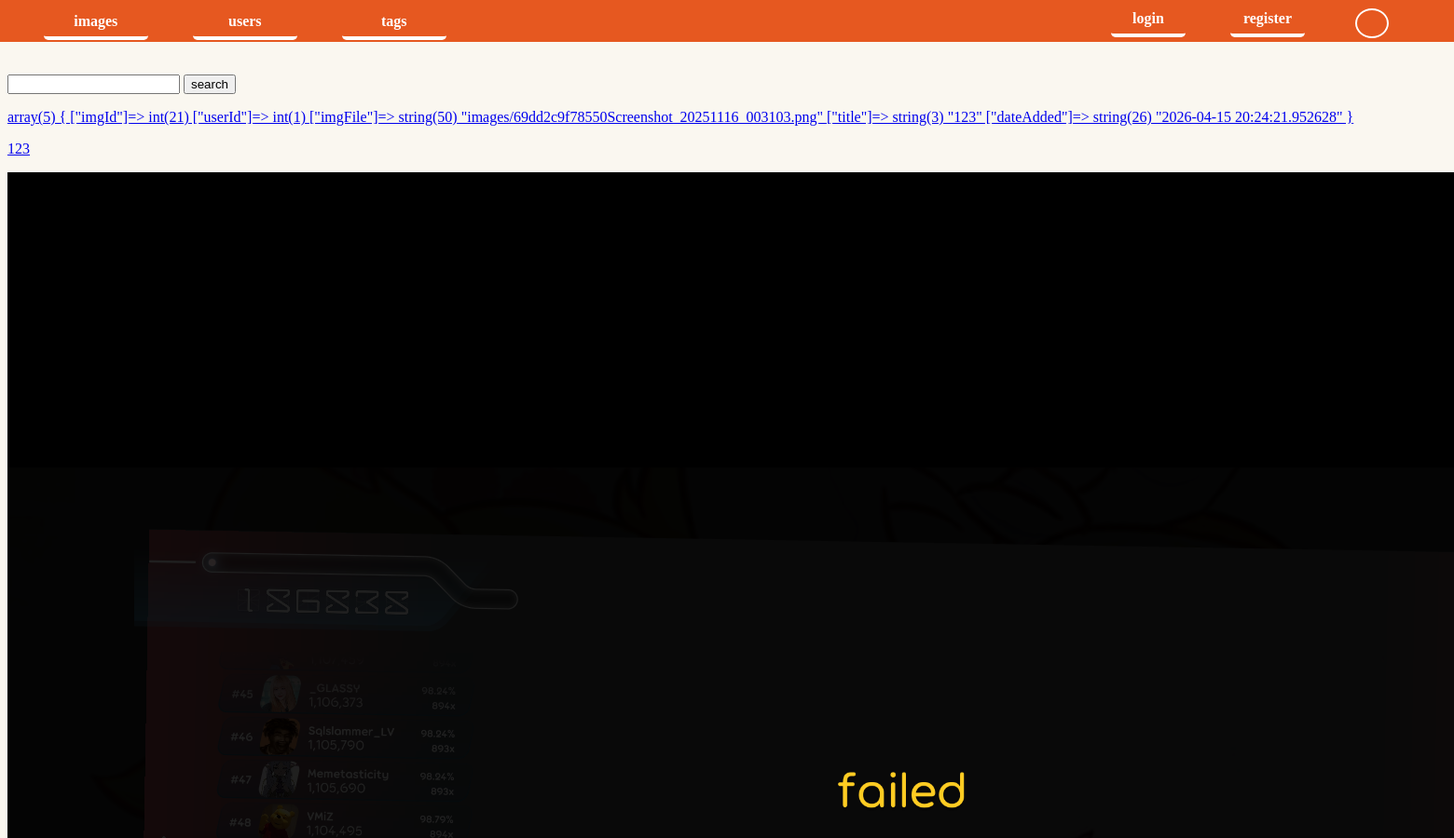
Before: / (upper part) with the older database file.
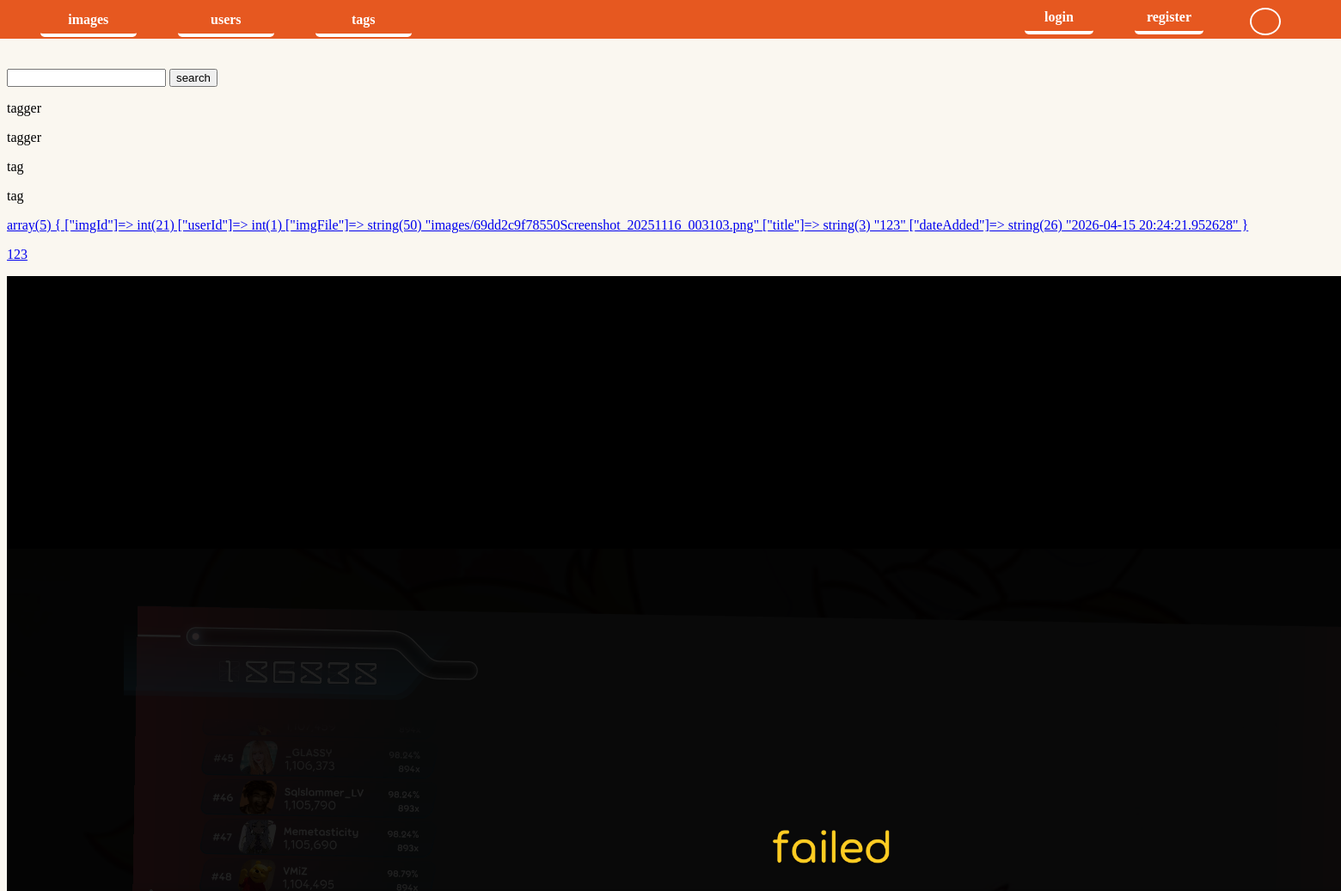
After: the same page with the newer database file.
### tables this page shows
CREATE TABLE `images` (
  `imgId` int(255) NOT NULL,
  `userId` int(255) NOT NULL,
  `imgFile` varchar(255) NOT NULL,
  `title` varchar(255) NOT NULL,
  `dateAdded` datetime(6) NOT NULL DEFAULT current_timestamp(6)
);

CREATE TABLE `tags` (
  `tagId` int(11) NOT NULL,
  `tagName` varchar(255) NOT NULL,
  `tagDesc` varchar(255) NOT NULL
);

### block/header.php (called while the page is built, shortened)
<?php
class Stmt{
    private $db;
    private $stmt;
    public function __construct($db, $stmt="SELECT * FROM users"){
        $this->db = $db;
        if(($this->stmt=$db->prepare($stmt))===false){
            echo"<div class='err'> stmt failed".mysqli_error($db)."</div>";
            exit;
        }
    }
    function bind($type, $param){
        call_user_func_array(array($this->stmt, "bind_param"), array_merge(array($type), $param));
    }
    function exe(){
        if(!$this->stmt->execute()){
            echo "<div class='err'>execution error</div>".mysqli_error($this->db);
            exit;
        }
    }
    function fetch(){
        return mysqli_fetch_all($this->stmt->get_result(), MYSQLI_ASSOC);
    }
}
?>
<?php
function listImages($db, $search="%", $tags=null){
    $statement="SELECT DISTINCT * FROM images WHERE title LIKE ?";
    $bindTypes = "s";
    $bindValues = array(&$search);
    $stmt = new Stmt($db, $statement);
    $stmt->bind($bindTypes, $bindValues);
    $stmt->exe();
    return $stmt->fetch();
}
?>
<?php
function listTags($db){
    $stmt = new Stmt($db, "SELECT * FROM tags");
    $stmt->exe();
    return $stmt->fetch();
}
?>

### index.php (the view, shortened to what this page needs)
<?php
include "block/header.phtml";
?>
<form method="GET">
    <input type="text" name="search" id="search">
    <input type="submit" value="search">
    <div id="tagLister">
        <?php
        foreach(listTags($db) as $tag){
        ?>
        <div class="tag">
            <p class="tagName"><?=$tag["tagName"]?></p>
            <p class="tagDesc"><?=$tag["tagDesc"]?></p>
        </div>
        <?php
        }
        ?>
    </div>
</form>
<?php
if (isset($_GET["search"])) $images = listImages($db, $_GET["search"], $_GET["tags"]);
else $images = listImages($db);
if (is_array($images)){
    foreach($images as $image){
        ?>
    <a href="image.php?imgId=<?= $image["imgId"]?>" class="imageObject">
        <?php var_dump($image);?>
        <p><?=$image["title"]?></p>
        <img src="<?=$image["imgFile"]?>" alt="">
    </a>
<?php
}
};
?>

### block/header.phtml (shortened to what this page needs)
<?php
require "back/init.php";
require "block/header.php";
?>
<!DOCTYPE html>
<html lang="en">
    <head>
</head>
<body>
    <br>
    <br>
    <br>
    <br>
    <nav>
        <div id="navLeft">
            <a href="index.php">images</a>
            <a href="users.php">users</a>
            <a href="tags.php">tags</a>
        </div>
        <div id="navRight">
            <?php
        if (!isset($_SESSION["user"])){
        ?>
            <a id="log" href="#">login</a>
            <a id="reg" href="reg.php">register</a>
            <div id="settings">
                <div id="setButton"><div class="inset themeSelect"></div></div>
            </div>
                <?php
            }
            ?>
        </div>
    </nav>
</body>

### block/header.phtml (style rules this page uses)
:root { --primary:rgb(250, 247, 240); --secondary: rgb(59, 59, 59); --theme: rgb(230, 88, 32); --themeOrg: rgb(209, 76, 23); --themeBlu: rgb(98, 117, 180); --themePur: rgb(142, 140, 216); --themeBlo: rgb(89, 102, 145); --themeGre: rgb(100,200,100); --text:rgb(255,255,255); }
nav { position:absolute; top:0%; left:0%; width:100%; height:2.5rem; padding-top:0.2rem; padding-bottom:0.1rem; background:var(--theme); display:flex; gap:1rem; justify-content:space-between; align-items:center; align-content:center; }
nav > div { margin-bottom:0.3rem; }
body { background:var(--primary) }
a { border-radius:0.3rem; }
#navLeft { height:100%; padding-left:3%; padding-right:5%; flex-grow:9; display:flex; flex-wrap:nowrap; flex-direction:row; justify-content:flex-start; align-content:stretch; gap:3rem; }
#navLeft a { color:var(--text); padding: auto; width:7rem; height:80%; margin-bottom:0.3rem; margin-top:0.4rem; border:0.2rem hidden; border-bottom:solid 0.3rem #ffffff ; text-decoration:none; font-weight:bold; display:flex; justify-content:center; align-items:center; }
#navRight { display:flex; flex-direction:row; justify-content:flex-end; align-items:center; flex-wrap:nowrap; flex-grow:1; padding-right:4rem; height:100%; padding-top:0.4rem; padding-bottom:0.3rem; gap:3rem; }
#navRight a { height:80%; width:5rem; color:white; border-bottom:solid 0.3rem #ffffff ; text-align: center; text-decoration:none; font-weight:bold; display:flex; align-items:center; justify-content:center; }
#settings { width:3rem; display:flex; flex-direction:column; align-items:center; justify-content:center; height:3rem; }
#setButton { position:absolute; margin:0.4rem 0 0 0; width:2rem; height:2rem; border-radius:50%; display:flex; align-items:center; justify-content:center; align-content:center; flex-direction:column; cursor:pointer; }
.themeSelect { border-radius:50%; width:2rem; height:2rem; cursor:pointer; display:flex; align-items:center; justify-content:center; align-content:center; }
.inset { border:0.15rem solid white; width:2rem; height:2rem; border-radius:50%; }

Changed rows visible on the page:
added tags: tagName "tagger", tagDesc "tagger"
added tags: tagName "tag", tagDesc "tag"
